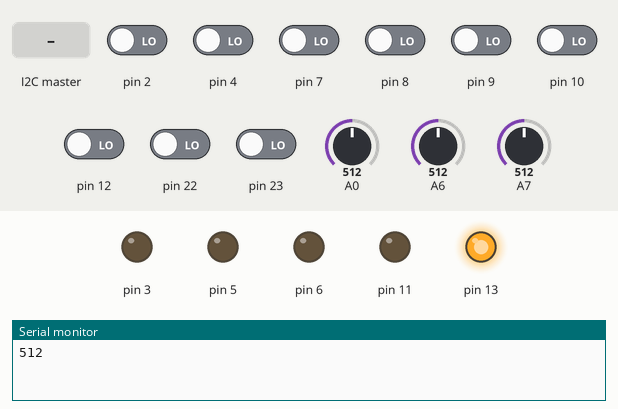
This sketch was run on a simulated Arduino Uno, built with avr-gcc and run on an emulated ATmega328P. Shown: output pins drawn as LEDs (lit = HIGH), the last lines printed to the serial monitor. Inputs (shaded band) come from the test bench; at power-on: pin 2, pin 4, pin 7–10, pin 12, pin 22, pin 23 LOW, A0 = 512, A6 = 512, A7 = 512.

Above: at 1.2 s.
1.3 s: the I2C master sends the byte 1
At 4.2 s:
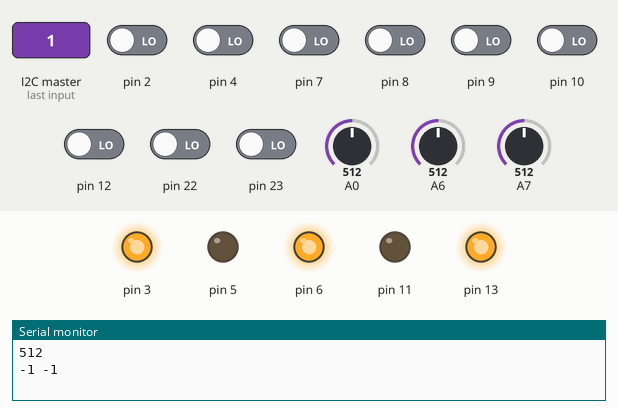
4.3 s: A0 set to 421
5.8 s: A0 set to 397
At 6.6 s:
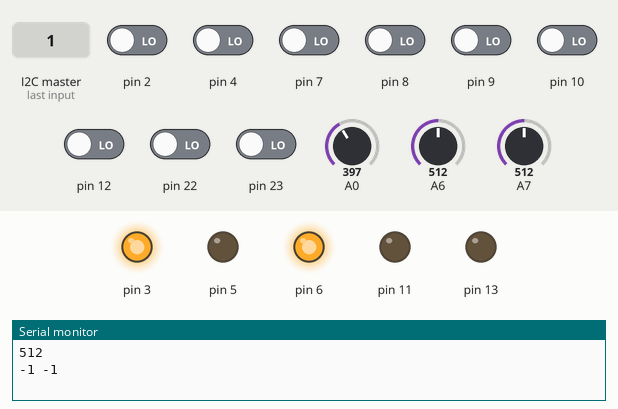
7.3 s: the I2C master sends the byte 200
At 8.4 s:
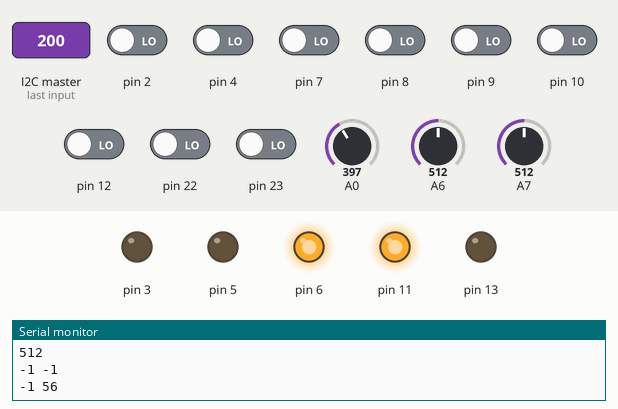
8.8 s: the I2C master sends the byte 2
At 8.95 s:
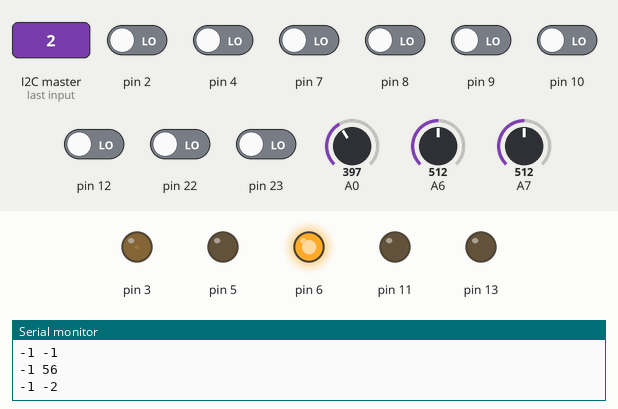
11.8 s: pin 8 driven HIGH
At 12.8 s:
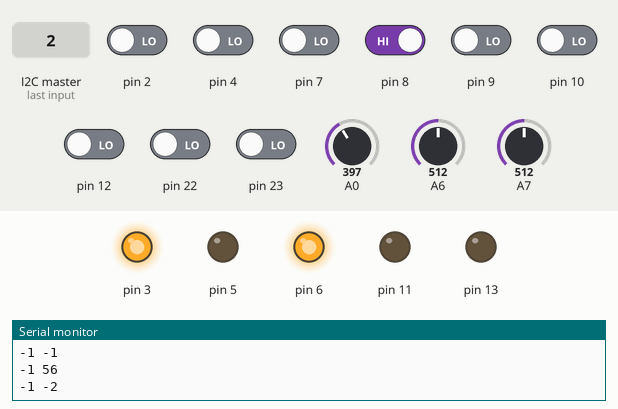
Timing chart, 0 to 14.3 s (numbered marks = the images above; inputs shaded):
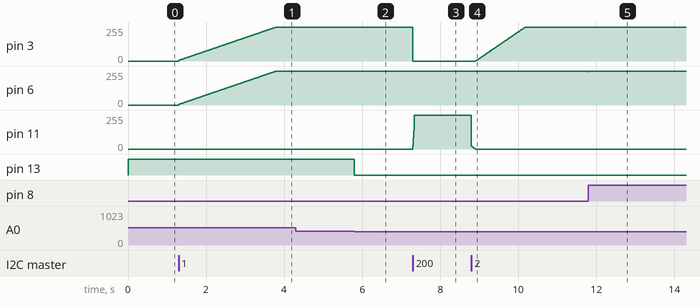

The sketch:

wildthumper.ino
```cpp
#include <avr/io.h>
#include <avr/interrupt.h>    // Needed to use interrupts
#include "IOpins.h"
#include <Wire.h>

#include "WildThumper.h"
#include "Motor.h"
#include "Encoders.h"
#include "Communications.h"

WildThumper WildThumper_board;
Motor MotorLeft;
Motor MotorRight;
int test_speed = 70;

void setup() {
  Wire.begin(WILDTHUMPER_ADDRESS); // join i2c bus with address wildthumper_address
  Wire.onReceive(receiveEvent); // function that executes whenever data is received from master
  Serial.begin(BRATE);

  WildThumper_board.init();
  MotorLeft.init(LmotorA, LmotorB, LmotorC);
  MotorRight.init(RmotorA, RmotorB, RmotorC);

  EncoderSetup();

  Serial.println(WildThumper_board.battery());

  pinMode(A3, INPUT_PULLUP);

}
void loop() {
  //Serial.println("New loop");

  WildThumper_board.control_state();          //Control battery and maxcurrent

  MotorLeft.lastoverloadtime = WildThumper_board.leftoverload;
  MotorRight.lastoverloadtime = WildThumper_board.rightoverload;

  if (1) { //WildThumper_board.Charged == 1){                   // Only power motors if battery voltage is good

    //if(!digitalRead(A3)) {
    MotorLeft.set_speed(-getSpeed(LEFT));
    MotorRight.set_speed(getSpeed(RIGHT));
  }
  else {
    MotorLeft.turn_off();
    MotorRight.turn_off();
  }

}
```

Measured:
- the behaviour switches between 410 and 409 on A0 (found by bisection; images 1 and 2)
- after the input at 1.3 s, pin 3, pin 6: moves from 0/255 to 255/255 over 2.5 s, starting at once
- after the input at 4.3 s, every drawn part: stays the same
- after the input at 5.8 s, pin 13: HIGH → LOW at once
- after the input at 7.3 s, pin 3: 255/255 → 0/255 at once; pin 11: 0/255 → 255/255 at once
- after the input at 8.8 s, pin 3: moves from 0/255 to 255/255 over 1.3 s, starting after 0.11 s; pin 11: moves from 255/255 to 0/255 over 0.11 s, starting at once
- after the input at 11.8 s, pin 3: 255/255 → 252/255 at once, → 255/255 0.01 s later; pin 6: 255/255 → 251/255 at once, → 255/255 0.01 s later
